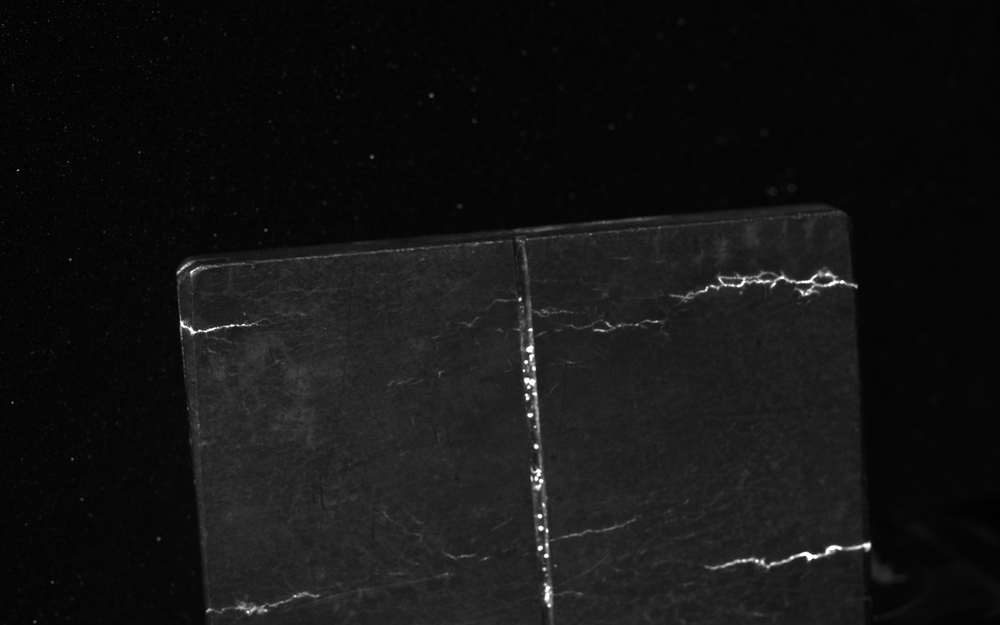
#> input picture Research Computer Vision/Thresholding/test_image1.bmp, 1000 x 625 px, shrunk from 1920 x 1200 before the run
$ jupyter execute 'Otsu Binarization.ipynb'
#> lines starting #> are read from the running program, lines starting #| are printed output that depends on the picture; after the words box and inside, x2 and y2 are one past the last pixel; in counts of white or black regions, pixels touching at a corner belong together
### Otsu's Binarization
In global thresholding, we used an arbitrary chosen value as a threshold. In contrast, Otsu's method avoids having to choose a value and determines it automatically.

Consider an image with only two distinct image values (bimodal image), where the histogram would only consist of two peaks. A good threshold would be in the middle of those two values. Similarly, Otsu's method determines an optimal global threshold value from the image histogram.

In order to do so, the cv.threshold() function is used, where cv.THRESH_OTSU is passed as an extra flag. The threshold value can be chosen arbitrary. The algorithm then finds the optimal threshold value which is returned as the first output.

Check out the example below. The input image is a noisy image. In the first case, global thresholding with a value of 127 is applied. In the second case, Otsu's thresholding is applied directly. In the third case, the image is first filtered with a 5x5 gaussian kernel to remove the noise, then Otsu thresholding is applied. See how noise filtering improves the result.

[cell 1]
import cv2 as cv
import numpy as np
from matplotlib import pyplot as plt
img = cv.imread('test_image1.bmp', cv.IMREAD_GRAYSCALE)
#> img is the input picture: shape (625, 1000); min 0, max 255, mean 19.7
assert img is not None, "file could not be read, check with os.path.exists()"
# global thresholding
ret1,th1 = cv.threshold(img,127,255,cv.THRESH_BINARY)
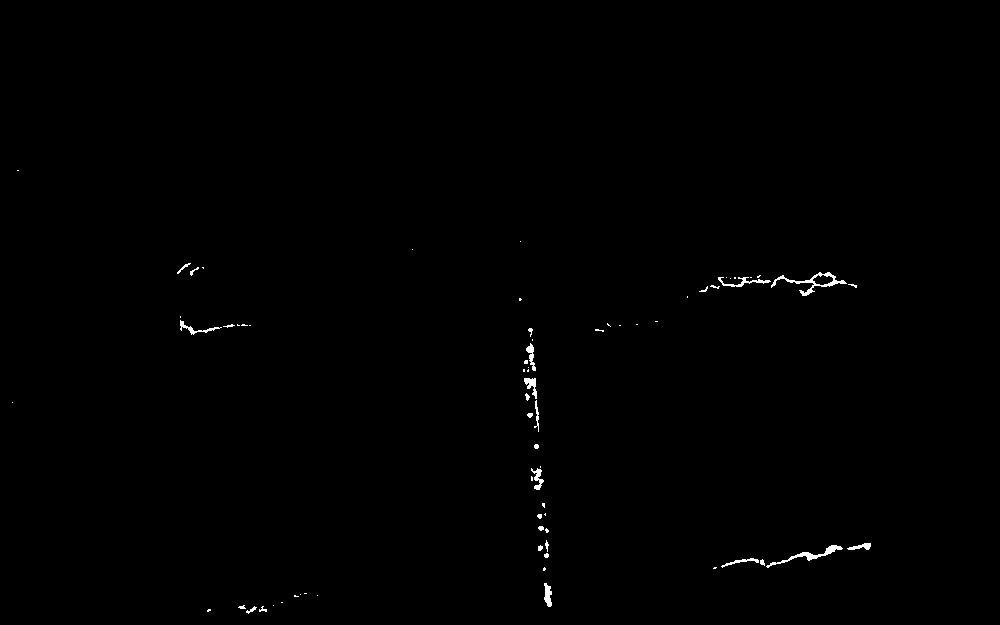
#> th1: shape (625, 1000); 0.38% white; 70 white regions (42 under 20 px), largest, box (x1, y1, x2, y2) and area: (771, 272, 847, 296) 370, (766, 545, 843, 568) 298, (718, 277, 771, 287) 167
# Otsu's thresholding
ret2,th2 = cv.threshold(img,0,255,cv.THRESH_BINARY+cv.THRESH_OTSU)
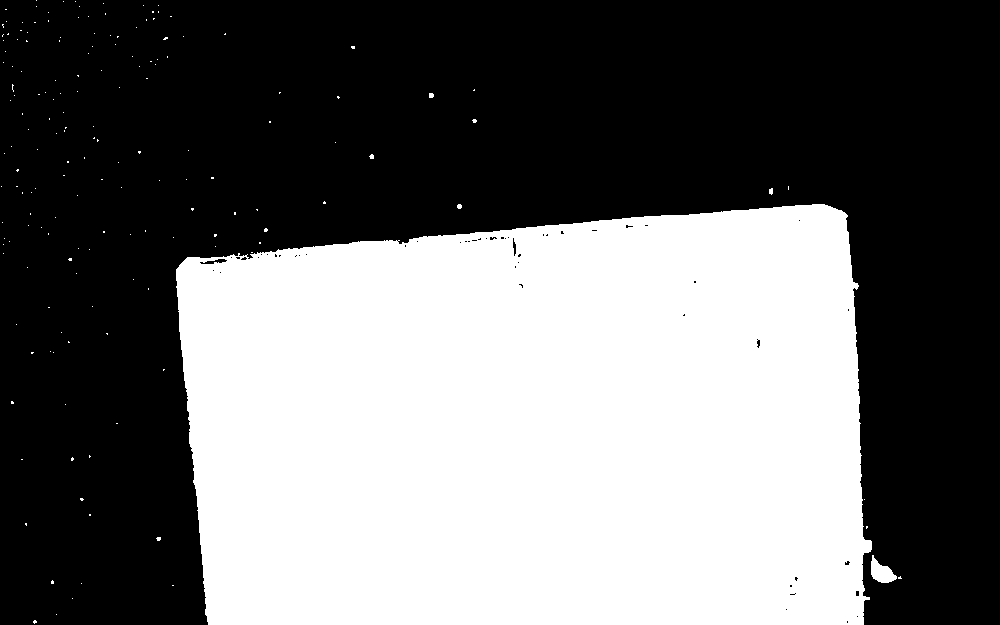
#> th2: shape (625, 1000); 42.4% white; 169 white regions (164 under 20 px), largest, box (x1, y1, x2, y2) and area: (176, 204, 872, 625) 264226, (871, 555, 897, 583) 400, (429, 93, 434, 98) 23, (769, 188, 773, 195) 23, (457, 204, 462, 209) 21
#> ret2 = 22
# Otsu's thresholding after Gaussian filtering
blur = cv.GaussianBlur(img,(5,5),0)
ret3,th3 = cv.threshold(blur,0,255,cv.THRESH_BINARY+cv.THRESH_OTSU)
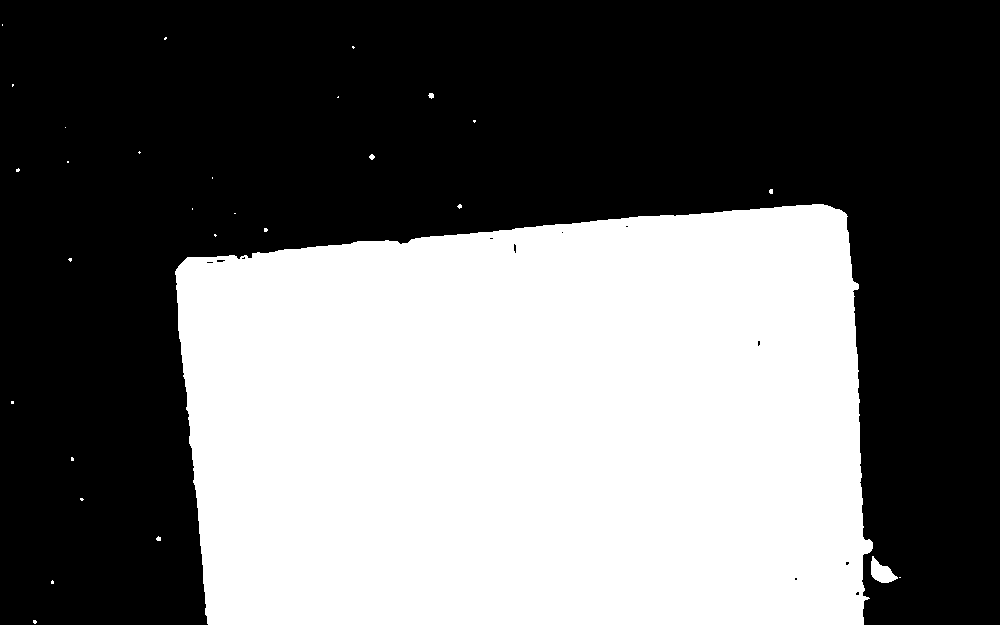
#> th3: shape (625, 1000); 42.4% white; 29 white regions (25 under 20 px), largest, box (x1, y1, x2, y2) and area: (175, 204, 873, 625) 264505, (871, 556, 898, 583) 396, (428, 93, 434, 99) 26, (369, 154, 375, 160) 24
#> ret3 = 22
# plot all the images and their histograms
images = [img, 0, th1,
          img, 0, th2,
          blur, 0, th3]
titles = ['Original Noisy Image','Histogram','Global Thresholding (v=127)',
          'Original Noisy Image','Histogram',"Otsu's Thresholding",
          'Gaussian filtered Image','Histogram',"Otsu's Thresholding"]
for i in range(3):
    plt.subplot(3,3,i*3+1),plt.imshow(images[i*3],'gray')
    plt.title(titles[i*3]), plt.xticks([]), plt.yticks([])
    plt.subplot(3,3,i*3+2),plt.hist(images[i*3].ravel(),256)
    plt.title(titles[i*3+1]), plt.xticks([]), plt.yticks([])
    plt.subplot(3,3,i*3+3),plt.imshow(images[i*3+2],'gray')
    plt.title(titles[i*3+2]), plt.xticks([]), plt.yticks([])


plt.show()
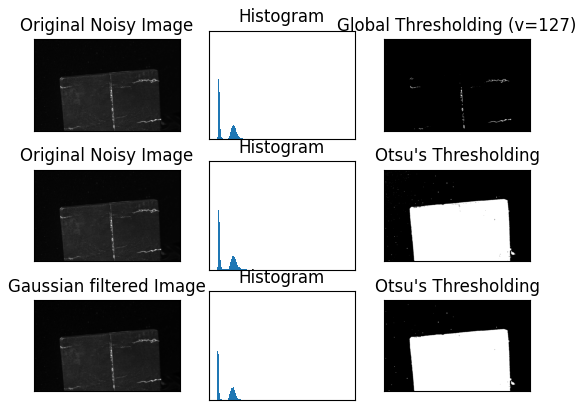
#> figure drawn by matplotlib, 9 panels

[cell 2]
#plt.imshow(images[0],'gray')
plt.subplots(figsize=(8, 8))
plt.imshow(images[0],'gray')
plt.title('Original Noisy Image')
plt.xticks([]),plt.yticks([])

plt.subplots(figsize=(8, 8))
plt.hist(images[0].ravel(),256)
plt.title("Histogram")
plt.xticks([]), plt.yticks([])

plt.subplots(figsize=(8, 8))
plt.imshow(images[2],'gray')
plt.title('Global Thresholding (v=127)')
plt.xticks([]),plt.yticks([])
#> Out = (([], []), ([], []))
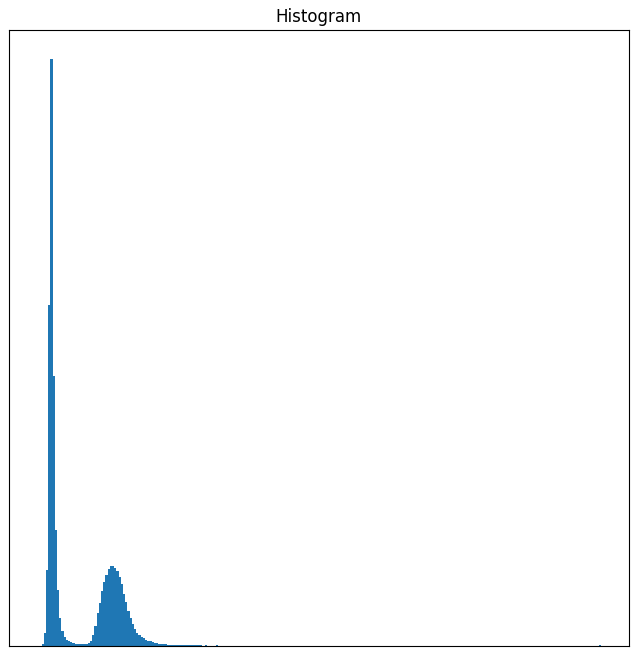
#> figure drawn by matplotlib, 1 panel

[cell 3]
#plt.imshow(images[0],'gray')
plt.subplots(figsize=(8, 8))
plt.imshow(images[3],'gray')
plt.title('Original Noisy Image')
plt.xticks([]),plt.yticks([])

plt.subplots(figsize=(8, 8))
plt.hist(images[3].ravel(),256)
plt.title("Histogram")
plt.xticks([]), plt.yticks([])

plt.subplots(figsize=(8, 8))
plt.imshow(images[5],'gray')
plt.title("Otsu's Thresholding")
plt.xticks([]),plt.yticks([])
#> Out = (([], []), ([], []))

[cell 4]
plt.subplots(figsize=(8, 8))
plt.imshow(images[6],'gray')
plt.title('Gaussian filtered Image')
plt.xticks([]),plt.yticks([])

plt.subplots(figsize=(8, 8))
plt.hist(images[6].ravel(),256)
plt.title("Histogram")
plt.xticks([]), plt.yticks([])

plt.subplots(figsize=(8, 8))
plt.imshow(images[8],'gray')
plt.title("Otsu's Thresholding")
plt.xticks([]),plt.yticks([])
#> Out = (([], []), ([], []))

### It actually finds a value of t which lies in between two peaks such that variances to both classes are minimal. It can be simply implemented in Python as follows:

[cell 5]
img = cv.imread('test_image1.bmp', cv.IMREAD_GRAYSCALE)
assert img is not None, "file could not be read, check with os.path.exists()"
blur = cv.GaussianBlur(img,(5,5),0)
# find normalized_histogram, and its cumulative distribution function
hist = cv.calcHist([blur],[0],None,[256],[0,256])
#> hist = 256 values, max 155456 at index 6, min 0 at index 0, mean 2441.4
hist_norm = hist.ravel()/hist.sum()
#> hist_norm = 256 values, max 0.249 at index 6, min 0 at index 0, mean 0.00391
Q = hist_norm.cumsum()
#> Q = 256 values from 0 to 1
bins = np.arange(256)
fn_min = np.inf
thresh = -1
for i in range(1,256):
    p1,p2 = np.hsplit(hist_norm,[i]) # probabilities
    q1,q2 = Q[i],Q[255]-Q[i] # cum sum of classes
    if q1 < 1.e-6 or q2 < 1.e-6:
        continue
    b1,b2 = np.hsplit(bins,[i]) # weights
    # finding means and variances
    m1,m2 = np.sum(p1*b1)/q1, np.sum(p2*b2)/q2
    v1,v2 = np.sum(((b1-m1)**2)*p1)/q1,np.sum(((b2-m2)**2)*p2)/q2
    # calculates the minimization function
    fn = v1*q1 + v2*q2
    if fn < fn_min:
        fn_min = fn
        thresh = i
#> this loop made 255 passes
#> (p1, q1, q2, m1, m2, v1, v2, fn) on passes 2, 3, 4, 7, 8: ([0, 0], 0.000626, 0.999, 0, 19.74, 0, 344, 343.8), ([0, 0, 0.000626], 0.00122, 0.999, 1.02, 19.75, 0.487, 344.1, 343.6), ([0, 0, 0.000626, 0.000595], 0.0118, 0.988, 0.258, 19.96, 0.541, 347.6, 343.5), ([0, 0, 0.000626, 0.000595, 0.0106, 0.119, 0.249], 0.49, 0.51, 4.35, 34.49, 1.49, 481.1, 246.2), ([0, 0, 0.000626, 0.000595, 0.0106, 0.119, 0.249, 0.11], 0.534, 0.466, 5.44, 36.09, 0.753, 355.6, 166.1)
#> (q1, q2, m1, m2, v1, v2, fn, fn_min) on passes 9 to 14: (0.552, 0.448, 5.9, 36.79, 0.868, 294.2, 132.2, 132.2), (0.56, 0.44, 6.11, 37.07, 1.09, 267.5, 118.2, 118.2), (0.564, 0.436, 6.21, 37.23, 1.28, 256.8, 112.6, 112.6), (0.567, 0.433, 6.26, 37.33, 1.43, 251.8, 109.9, 109.9), (0.568, 0.432, 6.29, 37.42, 1.56, 249.3, 108.5, 108.5), (0.57, 0.43, 6.32, 37.48, 1.69, 247.7, 107.5, 107.5)
#> after the loop, fn_min = 105.4; thresh = 23
# find otsu's threshold value with OpenCV function
ret, otsu = cv.threshold(blur,0,255,cv.THRESH_BINARY+cv.THRESH_OTSU)
#> ret = 22
print( "{} {}".format(thresh,ret) )
#| 23 22.0
